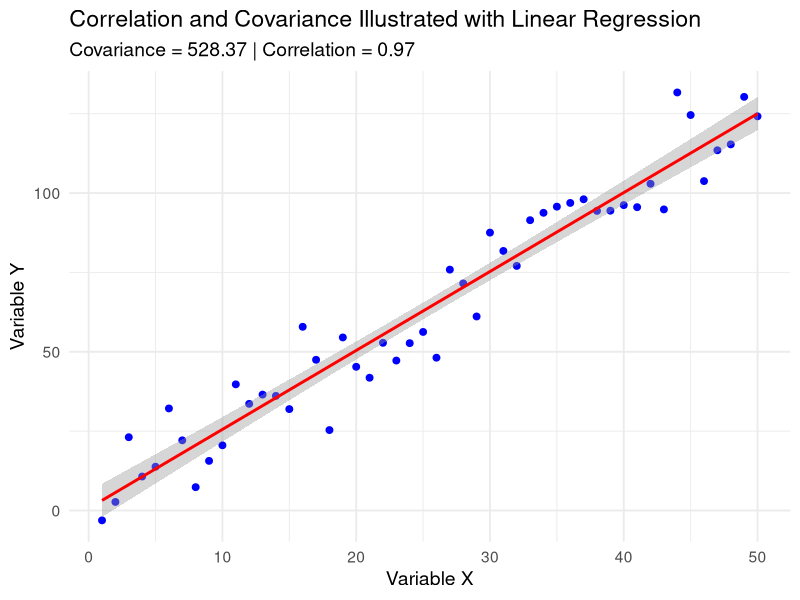

Recreate this plot in R.
## ---- chunk 1
# =============================================
# Correlation and Covariance Visualization
# =============================================

# Load necessary library
library(ggplot2)

# Set seed for reproducibility
set.seed(123)

# Generate a dataset with a linear relationship
x <- seq(1, 50, by = 1)
y <- 2.5 * x + rnorm(50, mean = 0, sd = 10)  # Add some noise

# Compute correlation and covariance
cov_xy <- cov(x, y)
cor_xy <- cor(x, y)

# Display results
cat("Covariance between x and y:", round(cov_xy, 2), "\n")
cat("Correlation between x and y:", round(cor_xy, 2), "\n")

# Create a data frame
data <- data.frame(x = x, y = y)

# Fit a linear model
model <- lm(y ~ x, data = data)

# Create the plot
ggplot(data, aes(x = x, y = y)) +
  geom_point(color = "blue", size = 2) +
  geom_smooth(method = "lm", se = TRUE, color = "red", linetype = "solid") +
  labs(
    title = "Correlation and Covariance Illustrated with Linear Regression",
    subtitle = paste("Covariance =", round(cov_xy, 2),
                     "| Correlation =", round(cor_xy, 2)),
    x = "Variable X",
    y = "Variable Y"
  ) +
  theme_minimal(base_size = 14)
